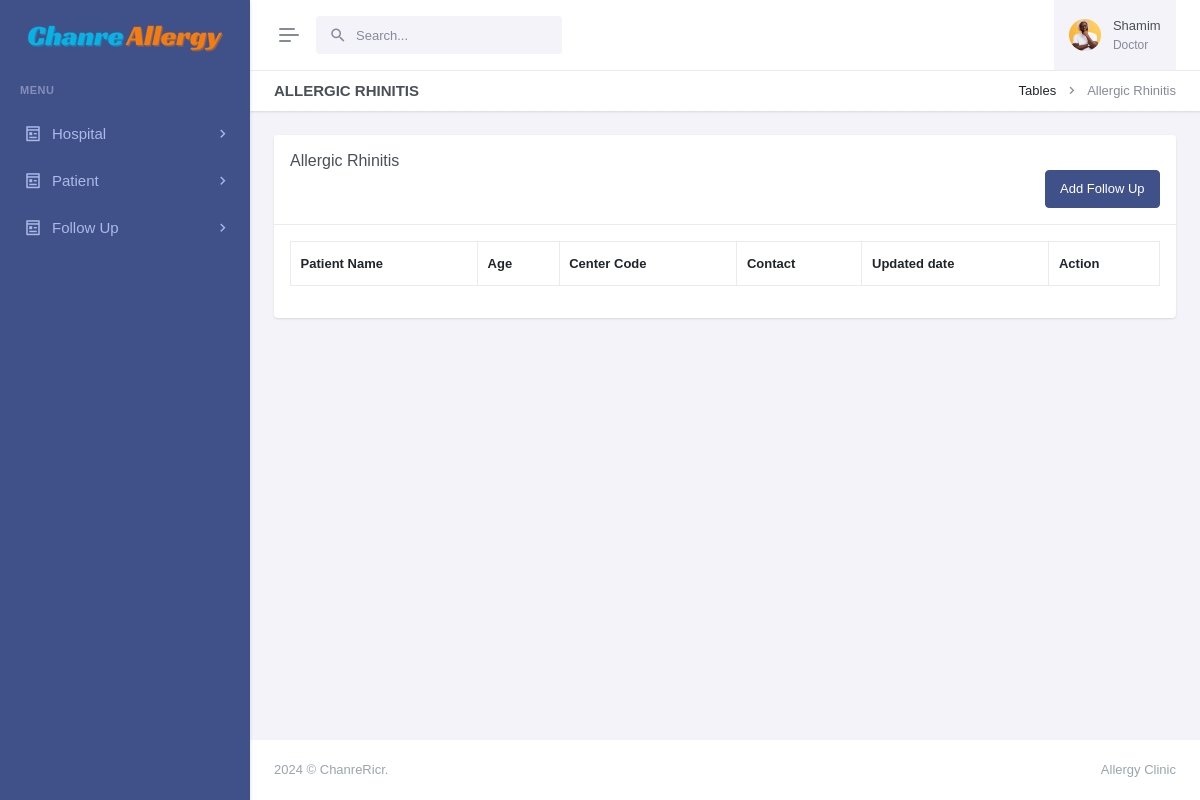
The page /view-ar-followup.php?pid=12345 (signed in) on the database as committed earlier.
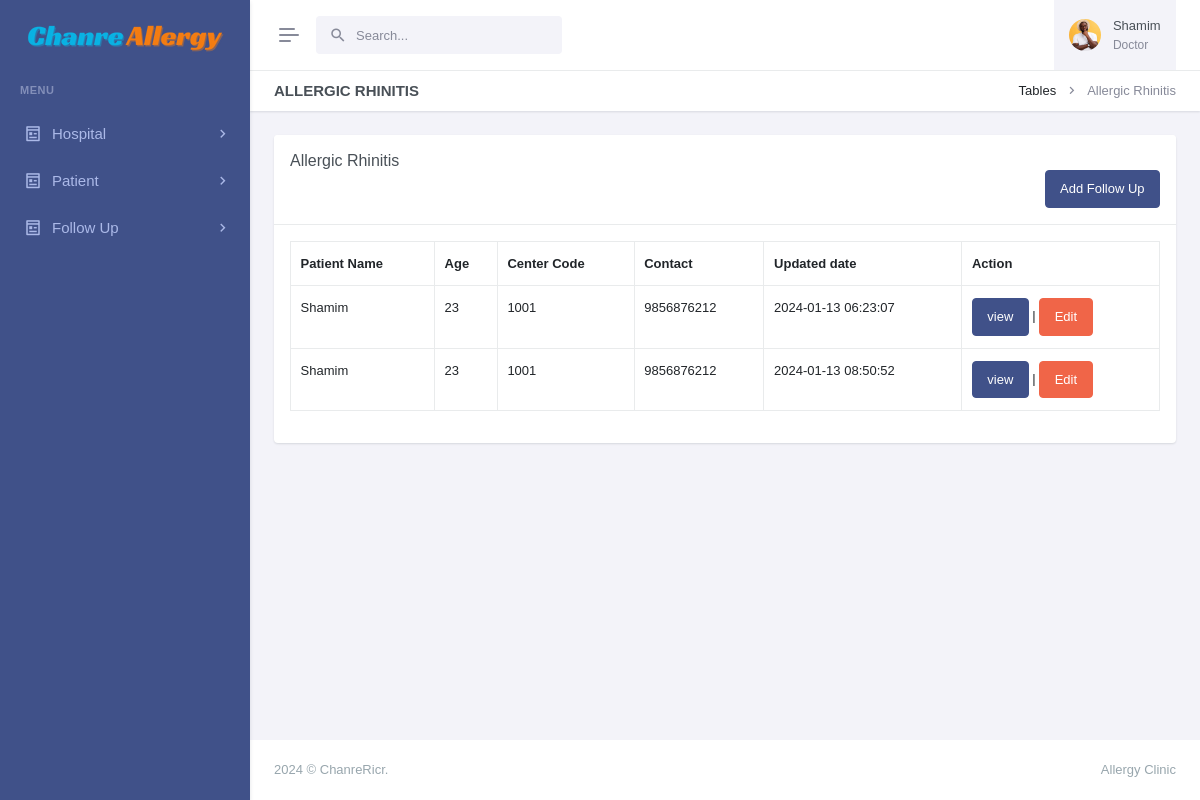
The same page on the database as committed later.
### tables this page shows
CREATE TABLE `patients` (
  `id` int(11) NOT NULL,
  `patient_name` varchar(255) NOT NULL,
  `patient_id` varchar(50) DEFAULT NULL,
  `age` int(11) DEFAULT NULL,
  `sex` char(1) DEFAULT NULL,
  `physician` varchar(255) DEFAULT NULL,
  `address` varchar(255) DEFAULT NULL,
  `mobile` varchar(15) DEFAULT NULL,
  `email` varchar(255) DEFAULT NULL,
  `updatedBy` varchar(255) DEFAULT NULL,
  `centerName` varchar(255) DEFAULT NULL,
  `centerCode` varchar(10) DEFAULT NULL,
  `createdAt` timestamp NOT NULL DEFAULT current_timestamp()
);

CREATE TABLE `tbl_allergic_rhinitis` (
  `id` int(11) NOT NULL,
  `sneezing` int(11) DEFAULT NULL,
  `rnose` int(11) DEFAULT NULL,
  `congestion` int(11) DEFAULT NULL,
  `itchynose` int(11) DEFAULT NULL,
  `pns` int(11) DEFAULT NULL,
  `tns` int(11) DEFAULT NULL,
  `eyesymptoms` int(11) DEFAULT NULL,
  `throatsymptoms` int(11) DEFAULT NULL,
  `chronic` int(11) DEFAULT NULL,
  `earsymptoms` int(11) DEFAULT NULL,
  `headache` int(11) DEFAULT NULL,
  `mental` int(11) DEFAULT NULL,
  `tnns` int(11) DEFAULT NULL,
  `quality` text DEFAULT NULL,
  `nnsymptoms` text DEFAULT NULL,
  `medicationns` text DEFAULT NULL,
  `antihistamine` text DEFAULT NULL,
  `othermedication` text DEFAULT NULL,
  `weight` int(11) DEFAULT NULL,
  `pulse` int(11) DEFAULT NULL,
  `bp` int(11) DEFAULT NULL,
  `rr` int(11) DEFAULT NULL,
  `temp` int(11) DEFAULT NULL,
  `spo` int(11) DEFAULT NULL,
  `ent` text DEFAULT NULL,
  `cns` text DEFAULT NULL,
  `cvs` text DEFAULT NULL,
  `rs` text DEFAULT NULL,
  `pa` text DEFAULT NULL,
  `drugadverse` text DEFAULT NULL,
  `drugcomp` text DEFAULT NULL,
  `advise` text DEFAULT NULL,
  `centerCode` varchar(55) NOT NULL,
  `centerName` varchar(255) NOT NULL,
  `patient_id` varchar(55) NOT NULL,
  `updatedBy` text NOT NULL,
  `createdAt` timestamp NOT NULL DEFAULT current_timestamp()
);

### view-ar-followup.php (the view, shortened to what the changed rows need)
<?php
include('layout/config.php');
if (strlen($_SESSION['login']) == 0) {
    header('location:index.php');
} else {
    ?>
<!doctype html>
<html lang="en" data-layout="vertical" data-topbar="light" data-sidebar="dark" data-sidebar-size="lg"
    data-sidebar-image="none" data-preloader="disable">
<head>
    <link rel="stylesheet" href="https://cdn.datatables.net/1.11.5/css/dataTables.bootstrap5.min.css" />
    <link rel="stylesheet" href="https://cdn.datatables.net/responsive/2.2.9/css/responsive.bootstrap.min.css" />
    <link rel="stylesheet" href="https://cdn.datatables.net/buttons/2.2.2/css/buttons.dataTables.min.css">
    <link href="assets/css/bootstrap.min.css" rel="stylesheet" type="text/css" />
    <link href="assets/css/icons.min.css" rel="stylesheet" type="text/css" />
    <link href="assets/css/app.min.css" rel="stylesheet" type="text/css" />
    <link href="assets/css/custom.min.css" rel="stylesheet" type="text/css" />
</head>
<body>
    <div id="layout-wrapper">
        <div class="main-content">
            <div class="page-content">
                <div class="container-fluid">
                    <div class="row">
                        <div class="col-lg-12">
                            <div class="card">
                                <div class="card-body">
                                    <div class="table-responsive">
                                        <table id="buttons-datatables" class="display table table-bordered"
                                            style="width:100%">
                                            <thead>
                                                <tr>
                                                    <th>Patient Name</th>
                                                    <th>Age</th>
                                                    <th>Center Code</th>
                                                    <th>Contact</th>
                                                    <th>Updated date</th>
                                                    <th>Action</th>
                                                </tr>
                                            </thead>
                                            <tbody>
                                                <?php
                                                    $sid = intval($_GET['pid']);
                                                    $users = $_SESSION['adminName'];
                                                    $myquery = mysqli_query($conn, "SELECT *
                                                    FROM patients INNER JOIN tbl_allergic_rhinitis ON patients.patient_id = tbl_allergic_rhinitis.patient_id Where tbl_allergic_rhinitis.updatedBy = '$users' AND tbl_allergic_rhinitis.patient_id = '$sid'");
                                                    while ($row = mysqli_fetch_array($myquery)) {
                                                        ?>
                                                <tr>
                                                    <td>
                                                        <?php echo htmlentities($row['patient_name']) ?>
                                                    </td>
                                                    <td>
                                                        <?php echo htmlentities($row['age']) ?>
                                                    </td>
                                                    <td>
                                                        <?php echo htmlentities($row['centerCode']) ?>
                                                    </td>
                                                    <td>
                                                        <?php echo htmlentities($row['mobile']) ?>
                                                    </td>
                                                    <td>
                                                        <?php echo htmlentities($row['createdAt']) ?>
                                                    </td>
                                                    <td>
                                                        <a href="view-allergic-followup.php?pid=<?php echo htmlentities($row['id']); ?>"
                                                            class="btn btn-primary">view</a>
                                                        |
                                                        <a class="btn btn-danger"
                                                            href="edit-allergic-followup.php?pid=<?php echo htmlentities($row['id']) ?>">
                                                            Edit</a>
                                                    </td>
                                                </tr>
                                                <?php } ?>
                                        </table>
                                    </div>
                                </div>
                            </div>
                        </div>
                    </div>
                </div>
            </div>
        </div>
    </div>
</body>
</html>
<?php } ?>

Rows that differ between the two databases and show on the page:
now on this page (row edited): patients: patient_name "Shamim", age "23", tbl_allergic_rhinitis.centerCode "1001", mobile "9856876212", tbl_allergic_rhinitis.createdAt "2024-01-13 06:23:07", tbl_allergic_rhinitis.createdAt "2024-01-13 08:50:52"
